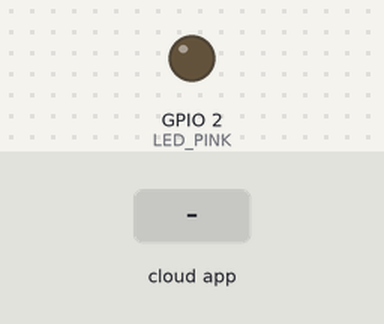
A sketch run on a simulated ESP8266 (NodeMCU). Parts: output pins drawn as LEDs (lit = HIGH). Inputs (shaded band) come from the test bench. WiFi joins after 1.5 s; servers stay silent unless stated; what the sketch prints to the serial monitor is not drawn.

Above: at 13.0 s.
13.1 s: the phone or cloud app sets bureau to 1
At 13.5 s:
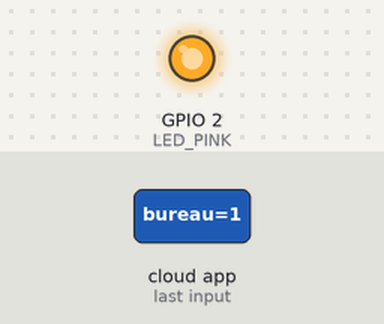
14.6 s: the phone or cloud app sets bureau to 0
At 15.9 s:
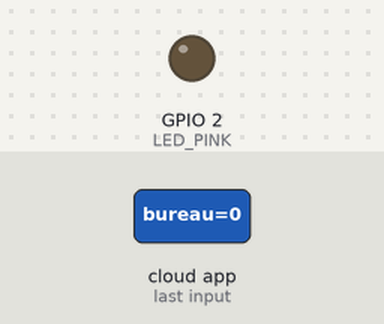
Timing chart, 0 to 17.6 s (numbered marks = the images above; inputs shaded):
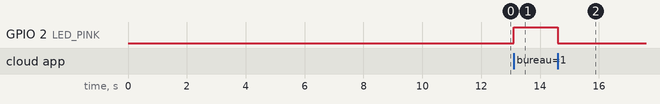

The sketch:

alexa_esp01.ino
```cpp
// See image for the config ARDUINO IDE
// Select 1.4 High bandwith
// Version 1.1

#include <Arduino.h>
#include <ESP8266WiFi.h>
#include <DNSServer.h>
#include <ESP8266WebServer.h>
#include "fauxmoESP.h"  // version 3.10

#include "credentials.h"

fauxmoESP fauxmo;


#define SERIAL_BAUDRATE     115200

#define LED_PINK            2
#define ID_PINK             "bureau"


void wifiSetup() {
    WiFi.mode(WIFI_STA);
    Serial.printf("[WIFI] Connecting to %s ", WIFI_SSID);
    WiFi.begin(WIFI_SSID, WIFI_PASS);
    while (WiFi.status() != WL_CONNECTED) {
        Serial.print(".");
        delay(600);
   }
    Serial.println();
    Serial.printf("[WIFI] STATION Mode, SSID: %s, IP address: %s\n", WiFi.SSID().c_str(), WiFi.localIP().toString().c_str());
    }

void setup() {
    pinMode(LED_PINK, OUTPUT);
    digitalWrite(LED_PINK, LOW);
    delay(5000);
    Serial.begin(SERIAL_BAUDRATE);
    Serial.println("start");
    Serial.println();
    wifiSetup();
    delay(5000);
    fauxmo.createServer(true); // not needed, this is the default value
    fauxmo.setPort(80); // This is required for gen3 devices
    fauxmo.enable(true);
    fauxmo.addDevice(ID_PINK);
    fauxmo.onSetState([](unsigned char device_id, const char * device_name, bool state, unsigned char value) {

        // Callback when a command from Alexa is received.
        // You can use device_id or device_name to choose the element to perform an action onto (relay, LED,...)
        // State is a boolean (ON/OFF) and value a number from 0 to 255 (if you say "set kitchen light to 50%" you will receive a 128 here).
        // Just remember not to delay too much here, this is a callback, exit as soon as possible.
        // If you have to do something more involved here set a flag and process it in your main loop.

        Serial.printf("[MAIN] Device #%d (%s) state: %s value: %d\n", device_id, device_name, state ? "ON" : "OFF", value);

        // Checking for device_id is simpler if you are certain about the order they are loaded and it does not change.
        // Otherwise comparing the device_name is safer.

        if (strcmp(device_name, ID_PINK)==0) {
            digitalWrite(LED_PINK, state ? HIGH : LOW  );
          }
   });

}

void loop() {

    // fauxmoESP uses an async TCP server but a sync UDP server
    // Therefore, we have to manually poll for UDP packets
    fauxmo.handle();

    // This is a sample code to output free heap every 5 seconds
    // This is a cheap way to detect memory leaks
    static unsigned long last = millis();
    if (millis() - last > 5000) {
        last = millis();
        Serial.printf("[MAIN] Free heap: %d bytes\n", ESP.getFreeHeap());
    }


}
```

credentials.h
```cpp
#define WIFI_SSID "xxx"
#define WIFI_PASS "xxx"
```

Measured:
- after the input at 13.1 s, GPIO 2 (LED_PINK): LOW → HIGH at once
- after the input at 14.6 s, GPIO 2 (LED_PINK): HIGH → LOW at once
